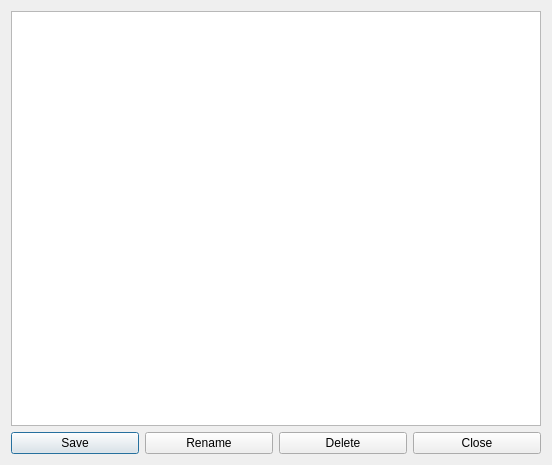
<?xml version="1.0" encoding="UTF-8"?>
<ui version="4.0">
 <class>ManageTemplatesWindow</class>
 <widget class="QDialog" name="ManageTemplatesWindow">
  <property name="geometry">
   <rect>
    <x>0</x>
    <y>0</y>
    <width>552</width>
    <height>465</height>
   </rect>
  </property>
  <property name="windowTitle">
   <string>Manage templates</string>
  </property>
  <layout class="QVBoxLayout" name="verticalLayout">
   <item>
    <widget class="QListWidget" name="template_list"/>
   </item>
   <item>
    <layout class="QHBoxLayout" name="horizontalLayout">
     <item>
      <widget class="QPushButton" name="save_button">
       <property name="text">
        <string>Save</string>
       </property>
      </widget>
     </item>
     <item>
      <widget class="QPushButton" name="rename_button">
       <property name="text">
        <string>Rename</string>
       </property>
      </widget>
     </item>
     <item>
      <widget class="QPushButton" name="delete_button">
       <property name="text">
        <string>Delete</string>
       </property>
      </widget>
     </item>
     <item>
      <widget class="QPushButton" name="close_button">
       <property name="text">
        <string>Close</string>
       </property>
      </widget>
     </item>
    </layout>
   </item>
  </layout>
 </widget>
 <resources/>
 <connections/>
</ui>
